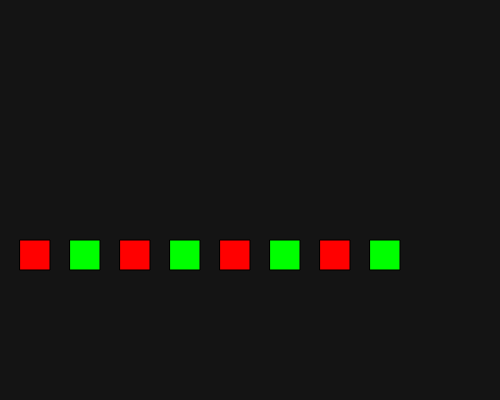
Frame 1 (no input)
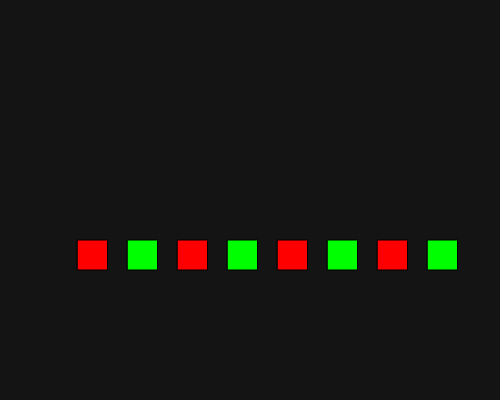
Frame 60 (no input)
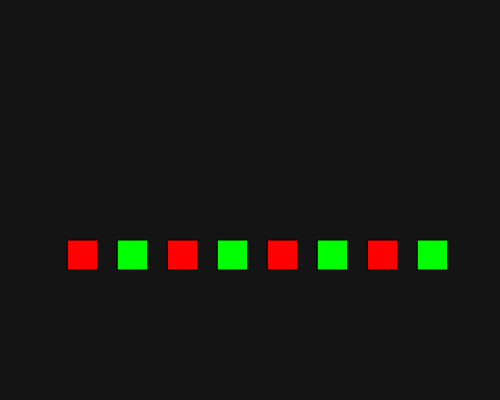
Frame 120 (the mouse pressed at the canvas centre since frame 60)

The p5.js sketch that drew these frames (run headless with seeded random() and noise() and a simulated clock; from frame 60 on, the mouse is pressed at the canvas centre):

// p5.js sketch
// ── sketch.js
// Block array 
let r = 0;
let xA = [];
let yA = []; 
let colors = [];
let blocks = 8; 
let blockW = 30; 
let blockH = 30; 
let spacer = 20;  
let speed = 2.5; 
let moveright = true; 

function setup() {
  createCanvas(500, 400); 
  // Save starting X & Y positions
  for(let i=0; i<blocks; i++){
    xA[i] = i*(blockW+spacer)+spacer; 
    yA[i] = blockH*8; 
    // Save/set the color if ODD or EVEN 
    if(i % 2 == 0) { 
      colors[i] =  [255,0,0]; 
    }else{
      colors[i] =  [0,255,0]; 
    }
  }
}

function draw(){
  background(20); 
  fill(200); 

  // Draw the blocks 
  for(let i=0; i<blocks; i++){
    fill(colors[i]);
    rect(xA[i], yA[i], blockW, blockH);
    // Determine their direction of travel
    if(moveright){
      xA[i] += speed;
    }else{
      xA[i] -= speed;
    }
    //Determine up and down movement

  }
  
  // Check right edge 
  let rightedge = xA[blocks-1]+blockW;
  if(rightedge > width){
    console.log('MOVE LEFT'); 
    moveright = false; 
  }

  // Check left edge 
  let leftedge = xA[0];
  if(leftedge < 0){
    console.log('MOVE RIGHT'); 
    moveright = true; 
  }

}
